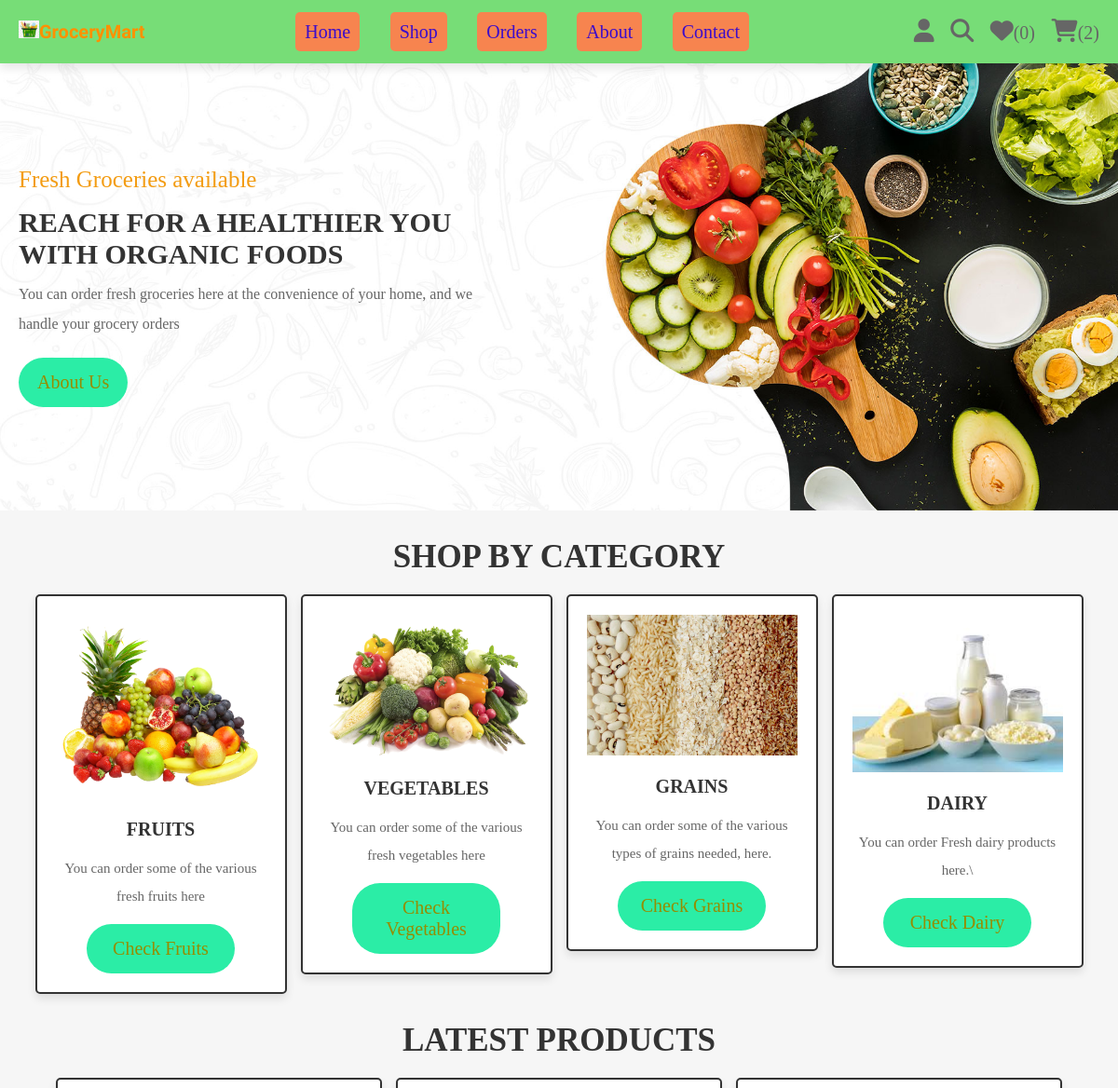
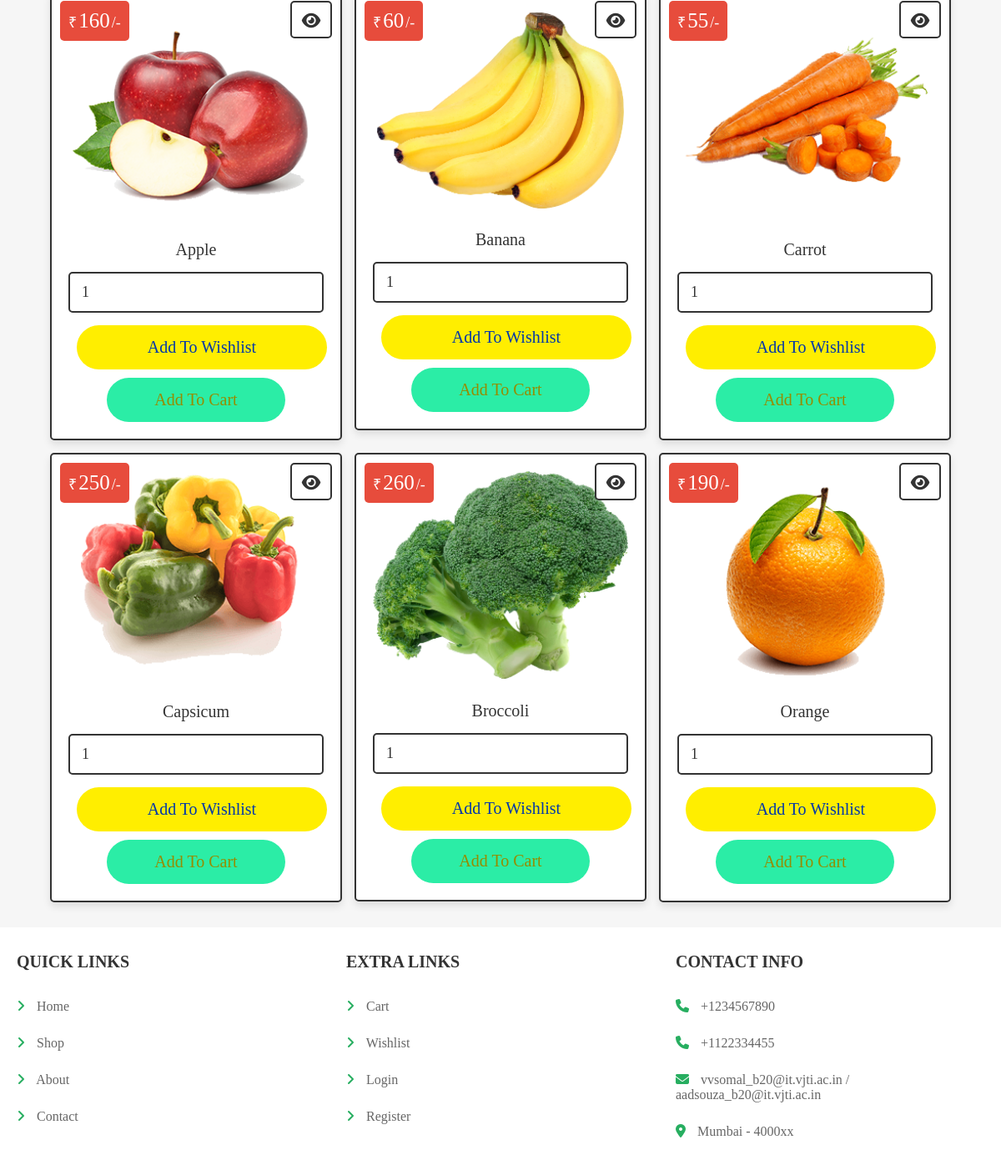
Page /home.php (signed in) on the committed database (2 pictures, top to bottom).
### tables this page shows
CREATE TABLE `products` (
  `id` int(100) NOT NULL,
  `name` varchar(100) NOT NULL,
  `category` varchar(20) NOT NULL,
  `details` varchar(500) NOT NULL,
  `price` int(100) NOT NULL,
  `image` varchar(100) NOT NULL
);

### home.php (the view, shortened to what this page needs)
<?php
@include 'config.php';
?>
<!DOCTYPE html>
<html lang="en">
<head>
   <link rel="stylesheet" href="https://cdnjs.cloudflare.com/ajax/libs/font-awesome/6.1.1/css/all.min.css">
   <link rel="stylesheet" href="css/style.css">
</head>
<body>
<?php include 'header.php'; ?>
<div class="home-bg">
   <section class="home">
      <div class="content">
         <span>Fresh Groceries available</span>
         <h3>Reach For A Healthier You With Organic Foods</h3>
         <p>You can order fresh groceries here at the convenience of your home, and we handle your grocery orders</p>
         <a href="about.php" class="btn">about us</a>
      </div>
   </section>
</div>
<section class="home-category">
   <h1 class="title">Shop by Category</h1>
   <div class="box-container">
      <div class="box">
         <img src="images/cat-1.png" alt="">
         <h3>Fruits</h3>
         <p>You can order some of the various fresh fruits here</p>
         <a href="category.php?category=fruits" class="btn">Check Fruits</a>
      </div>
      <div class="box">
         <img src="images/cat-2.png" alt="">
         <h3>Vegetables</h3>
         <p>You can order some of the various fresh vegetables here</p>
         <a href="category.php?category=vegetables" class="btn">Check Vegetables</a>
      </div>
      <div class="box">
         <img src="images/cat-3.png" alt="">
         <h3>Grains</h3>
         <p>You can order some of the various types of grains needed, here.</p>
         <a href="category.php?category=grains" class="btn">Check Grains</a>
      </div>
      <div class="box">
         <img src="images/cat-4.png" alt="">
         <h3>Dairy</h3>
         <p>You can order Fresh dairy products here.\</p>
         <a href="category.php?category=dairy" class="btn">Check Dairy</a>
      </div>
   </div>
</section>
<section class="products">
   <h1 class="title">Latest Products</h1>
   <div class="box-container">
   <?php
      $select_products = $conn->prepare("SELECT * FROM `products` LIMIT 6");
      $select_products->execute();
      if($select_products->rowCount() > 0){
         while($fetch_products = $select_products->fetch(PDO::FETCH_ASSOC)){
   ?>
   <form action="" class="box" method="POST">
      <div class="price">₹<span><?= $fetch_products['price']; ?></span>/-</div>
      <a href="view_page.php?pid=<?= $fetch_products['id']; ?>" class="fas fa-eye"></a>
      <img src="uploaded_img/<?= $fetch_products['image']; ?>" alt="">
      <div class="name"><?= $fetch_products['name']; ?></div>
      <input type="number" min="1" value="1" name="p_qty" class="qty">
      <input type="submit" value="add to wishlist" class="option-btn" name="add_to_wishlist">
      <input type="submit" value="add to cart" class="btn" name="add_to_cart">
   </form>
   <?php
      }
   }else{
      echo '<p class="empty">No products added yet!</p>';
   }
   ?>
   </div>
</section>
<?php include 'footer.php'; ?>
</body>
</html>

### header.php (shortened to what this page needs)
<header class="header">
   <div class="flex">
      <div>
         <img style="float: left; margin: left; display: block; width: 22px;" src="images/logo.png" alt="logo">
		   <h1 style="display: inline; text-align: center; color:rgb(255, 145, 0); font-family:Helvetica; size:10px;">GroceryMart</h1>
      </div>
      <nav class="navbar">
         <a href="home.php">Home</a>
         <a href="shop.php">Shop</a>
         <a href="orders.php">Orders</a>
         <a href="about.php">About</a>
         <a href="contact.php">Contact</a>
      </nav>
      <div class="icons">
         <div id="user-btn" class="fas fa-user"></div>
         <a href="search_page.php" class="fas fa-search"></a>
         <?php
            $count_cart_items = $conn->prepare("SELECT * FROM `cart` WHERE user_id = ?");
            $count_cart_items->execute([$user_id]);
            $count_wishlist_items = $conn->prepare("SELECT * FROM `wishlist` WHERE user_id = ?");
            $count_wishlist_items->execute([$user_id]);
         ?>
         <a href="wishlist.php"><i class="fas fa-heart"></i><span>(<?= $count_wishlist_items->rowCount(); ?>)</span></a>
         <a href="cart.php"><i class="fas fa-shopping-cart"></i><span>(<?= $count_cart_items->rowCount(); ?>)</span></a>
      </div>
   </div>
</header>

### footer.php
<footer class="footer">
   <section class="box-container">
      <div class="box">
         <h3>Quick links</h3>
         <a href="home.php"> <i class="fas fa-angle-right"></i> Home</a>
         <a href="shop.php"> <i class="fas fa-angle-right"></i> Shop</a>
         <a href="about.php"> <i class="fas fa-angle-right"></i> About</a>
         <a href="contact.php"> <i class="fas fa-angle-right"></i> Contact</a>
      </div>
      <div class="box">
         <h3>Extra links</h3>
         <a href="cart.php"> <i class="fas fa-angle-right"></i> Cart</a>
         <a href="wishlist.php"> <i class="fas fa-angle-right"></i> Wishlist</a>
         <a href="login.php"> <i class="fas fa-angle-right"></i> Login</a>
         <a href="register.php"> <i class="fas fa-angle-right"></i> Register</a>
      </div>
      <div class="box">
         <h3>Contact info</h3>
         <p> <i class="fas fa-phone"></i> +1234567890 </p>
         <p> <i class="fas fa-phone"></i> +1122334455 </p>
         <p> <i class="fas fa-envelope"></i> vvsomal_b20@it.vjti.ac.in / aadsouza_b20@it.vjti.ac.in</p>
         <p> <i class="fas fa-map-marker-alt"></i> Mumbai - 4000xx </p>
      </div>
   </section>
</footer>

### css/style.css (style rules this page uses)
.home-bg { background: url(../images/home-bg.jpg) no-repeat; background-size: cover; background-position: center; }
.home-bg .home { display: flex; align-items: center; min-height: 60vh; }
.home-bg .home .content { width: 50rem; }
.home-bg .home .content span { color:var(--orange); font-size: 2.5rem; }
.home-bg .home .content h3 { font-size: 3rem; text-transform: uppercase; margin-top: 1.5rem; color:var(--black); }
.home-bg .home .content p { font-size: 1.6rem; padding:1rem 0; line-height: 2; color:var(--light-color); }
.home-bg .home .content a { display: inline-block; width: auto; }
.home-category .box-container { display: grid; grid-template-columns: repeat(auto-fit, 27rem); gap:1.5rem; justify-content: center; align-items: flex-start; }
.home-category .box-container .box { padding:2rem; text-align: center; border:var(--border); background-color: var(--white); box-shadow: var(--box-shadow); border-radius: .5rem; }
.home-category .box-container .box img { width: 100%; margin-bottom: 1rem; }
.home-category .box-container .box h3 { text-transform: uppercase; color:var(--black); padding:1rem 0; font-size: 2rem; }
.home-category .box-container .box p { line-height: 2; font-size: 1.5rem; color:var(--light-color); padding:.5rem 0; }
.home-category { padding-bottom: 0; }
.products .box-container { display: grid; grid-template-columns: repeat(auto-fit, 35rem); gap:1.5rem; justify-content: center; align-items: flex-start; }
.products .box-container .box { padding:2rem; text-align: center; border:var(--border); background-color: var(--white); box-shadow: var(--box-shadow); border-radius: .5rem; position: relative; }
.products .box-container .box .price { position: absolute; top:1rem; left:1rem; padding:1rem; border-radius: .5rem; background-color: var(--red); font-size: 1.8rem; color:var(--white); }
.products .box-container .box .price span { font-size: 2.5rem; color:var(--white); margin:0 .2rem; }
.products .box-container .box .fa-eye { position: absolute; top:1rem; right:1rem; border-radius: .5rem; height: 4.5rem; line-height: 4.3rem; width: 5rem; border:var(--border); color:var(--black); font-size: 2rem; background-color: var(--white); }
.products .box-container .box img { width: 100%; margin-bottom: 1rem; }
.products .box-container .box .name { font-size: 2rem; color:var(--black); padding:1rem 0; }
.products .box-container .box .qty { margin:.5rem 0; border-radius: .5rem; padding:1.2rem 1.4rem; font-size: 1.8rem; color:var(--black); border:var(--border); width: 100%; }

### rows in the picture
products: price "160", image (picture), name "Apple"
products: price "60", image (picture), name "Banana"
products: price "55", image (picture), name "Carrot"
products: price "250", image (picture), name "Capsicum"
products: price "260", image (picture), name "Broccoli"
products: price "190", image (picture), name "Orange"

### other values in the picture
$count_wishlist_items->rowCount() "0"
$count_cart_items->rowCount() "2"
